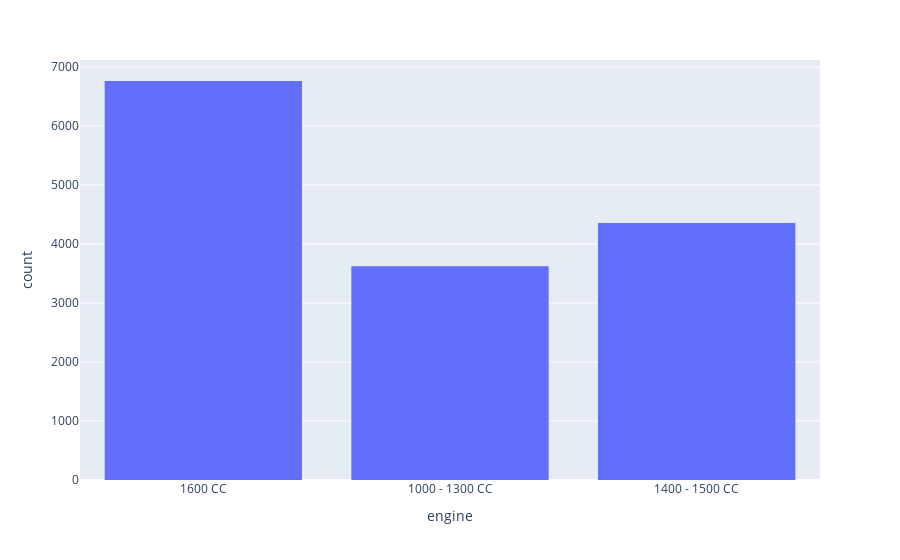

The notebook cell saved with this chart:
### Code cell
#The code generates a histogram to visualize the distribution of engine sizes or types in the 'Engine' column.
px.histogram(df , x = 'engine')

### Figure 1 — Plotly figure (JSON) as saved in the notebook; plotly's stock layout.template omitted (floating-point values rounded to 4 significant figures; data arrays with more than 128 entries replaced by an {"elided": "..."} marker saying what was removed)
{"data": [{"alignmentgroup": "True", "bingroup": "x", "hovertemplate": "engine=%{x}<br>count=%{y}<extra></extra>", "legendgroup": "", "marker": {"color": "#636efa", "pattern": {"shape": ""}}, "name": "", "offsetgroup": "", "orientation": "v", "showlegend": false, "type": "histogram", "x": {"elided": "14741 str values"}, "xaxis": "x", "yaxis": "y"}], "layout": {"barmode": "relative", "legend": {"tracegroupgap": 0}, "margin": {"t": 60}, "xaxis": {"anchor": "y", "domain": [0, 1], "title": {"text": "engine"}}, "yaxis": {"anchor": "x", "domain": [0, 1], "title": {"text": "count"}}}}
